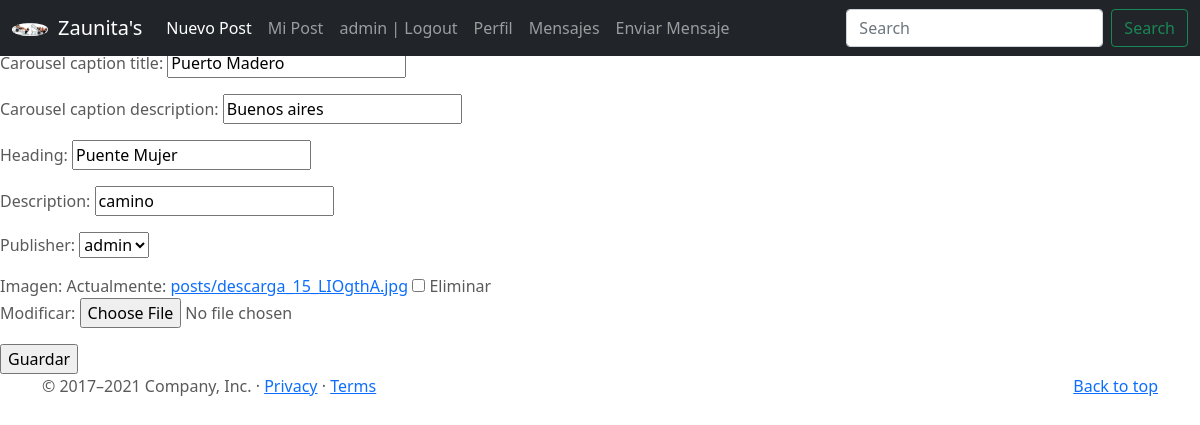
Page /post/1/update (signed in) on the committed database.
### SocialTravel/models.py (models this page shows, shortened)
class Profile(models.Model):
    user = models.OneToOneField(to=User, on_delete=models.CASCADE, related_name="profile")
    imagen = models.ImageField(upload_to="profile", null=True, blank=True)

class Post(models.Model):
    carousel_caption_title = models.CharField(max_length=30)
    carousel_caption_description = models.CharField(max_length=80)
    heading = models.CharField(max_length=15)
    description = models.CharField(max_length=120)
    publisher = models.ForeignKey(to=User, on_delete=models.CASCADE, related_name="publisher")
    imagen = models.ImageField(upload_to="posts", null=True, blank=True)

### SocialTravel/views.py (the view, shortened to what this page needs)
# urls.py: path('post/<pk>/update', PostUpdate.as_view(), name="post-update"),
class PostUpdate(LoginRequiredMixin, UserPassesTestMixin, UpdateView):
    model = Post
    success_url = reverse_lazy("post-list")
    fields = '__all__'
    def test_func(self):
        user_id = self.request.user.id
        post_id = self.kwargs.get('pk')
        return Post.objects.filter(publisher=user_id, id=post_id).exists()

### SocialTravel/templates/SocialTravel/post_form.html (shortened to what this page needs)
{% extends 'SocialTravel/base.html' %}
{% block main %}
<form method="POST">
    {{form.as_p}}
    <input type="submit" value="Guardar">
</form>
{% endblock %}

### SocialTravel/templates/SocialTravel/base.html (shortened to what this page needs)
<!DOCTYPE html>
<html lang="en">
<head>
  {% load static %}
<link href="{% static 'SocialTravel/css/bootstrap.min.css' %}" rel="stylesheet">
    <link href="{% static 'SocialTravel/css/carousel.css' %}" rel="stylesheet">
  </head>
  <body>
<header>
  <nav class="navbar navbar-expand-md navbar-dark fixed-top bg-dark">
    <div class="container-fluid">
      {% if user.profile.imagen %}
        <a href="{% url 'profile-update' user.profile.id %}">
        <img src="{{user.profile.imagen.url}}" height="100%" width="36px" style="border-radius: 50%; margin-right: 10px">
        </a>
      {% endif %}
      <a class="navbar-brand" href="{% url 'index' %}"> Zaunita's </a>
      <div class="collapse navbar-collapse" id="navbarCollapse">
        <ul class="navbar-nav me-auto mb-2 mb-md-0">
          <li class="nav-item">
            <a class="nav-link active" aria-current="page" href="{% url 'post-create' %}">Nuevo Post</a>
          </li>
          <li class="nav-item">
            <a class="nav-link" href="{% url 'post-list' %}">Mi Post</a>
          </li>
          {% if user.is_authenticated %}
            <li class="nav-item">
              <a class="nav-link" href="{% url 'logout' %}">{{user.username}} | Logout</a>
            </li>
            <li class="nav-item">
              <a class="nav-link" href="{% url 'profile-create' user.id %}"> Perfil </a>
            </li>
            <li class="nav-item">
              <a class="nav-link" href="{% url 'mensaje-list' %}">Mensajes</a>
            </li>
          {% endif %}
          <li class="nav-item">
            <a class="nav-link" href="{% url 'mensaje-create' %}">Enviar Mensaje</a>
          </li>
        </ul>
        <form class="d-flex">
          <input class="form-control me-2" type="search" placeholder="Search" aria-label="Search">
          <button class="btn btn-outline-success" type="submit">Search</button>
        </form>
      </div>
    </div>
  </nav>
</header>
{% block main %}
{% endblock %}
  <footer class="container">
    <p class="float-end"><a href="https://getbootstrap.com/docs/5.0/examples/carousel/#">Back to top</a></p>
    <p>© 2017–2021 Company, Inc. · <a href="https://getbootstrap.com/docs/5.0/examples/carousel/#">Privacy</a> · <a href="https://getbootstrap.com/docs/5.0/examples/carousel/#">Terms</a></p>
  </footer>
</body></html>

### SocialTravel/static/SocialTravel/css/carousel.css (style rules this page uses)
body { padding-top: 3rem; padding-bottom: 3rem; color: #5a5a5a; }

### rows in the picture
Post: carousel_caption_title "Puerto Madero", carousel_caption_description "Buenos aires", heading "Puente Mujer", description "camino", publisher "admin"

### other values in the picture
{{ user.username }} "admin"
